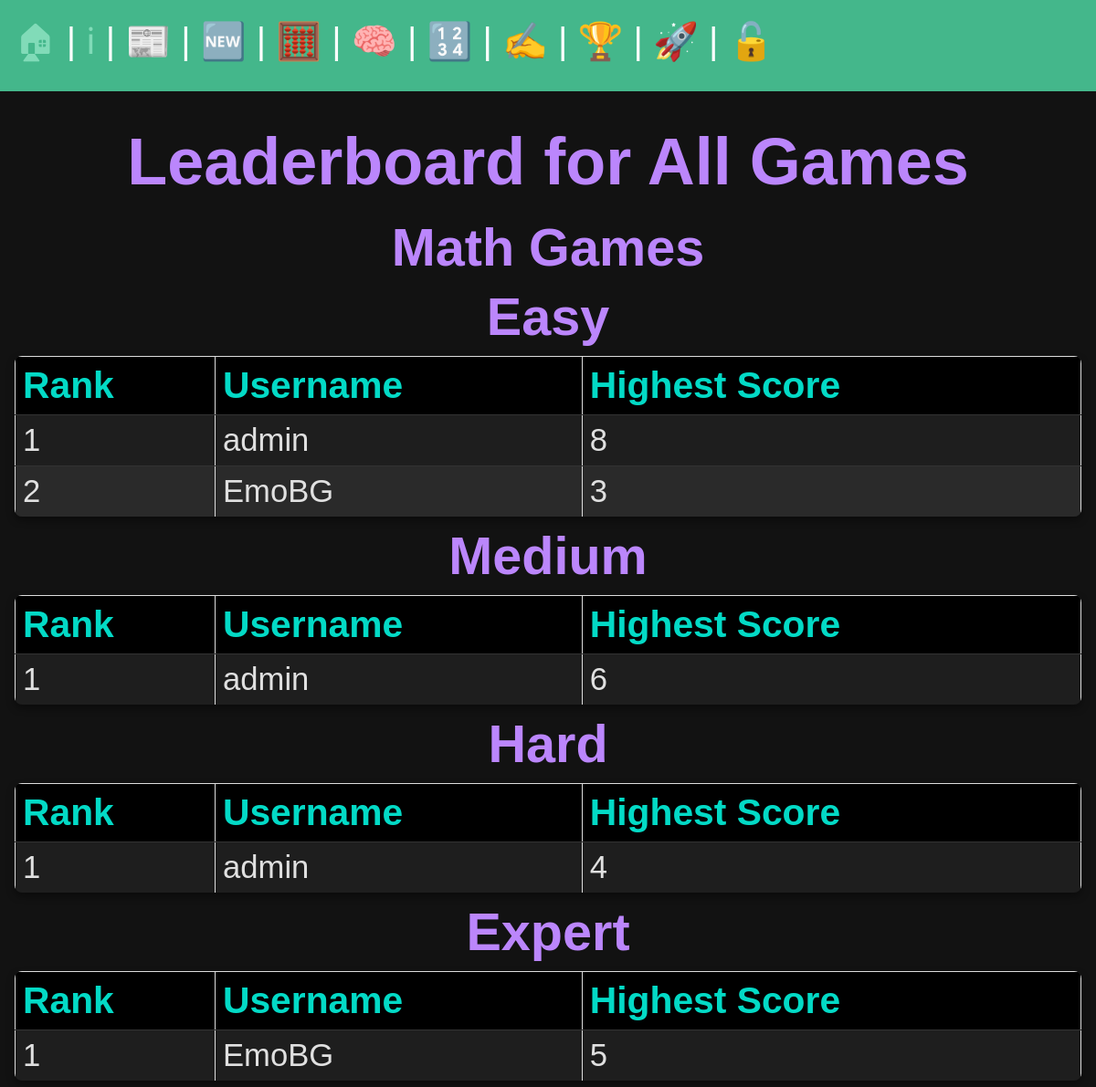
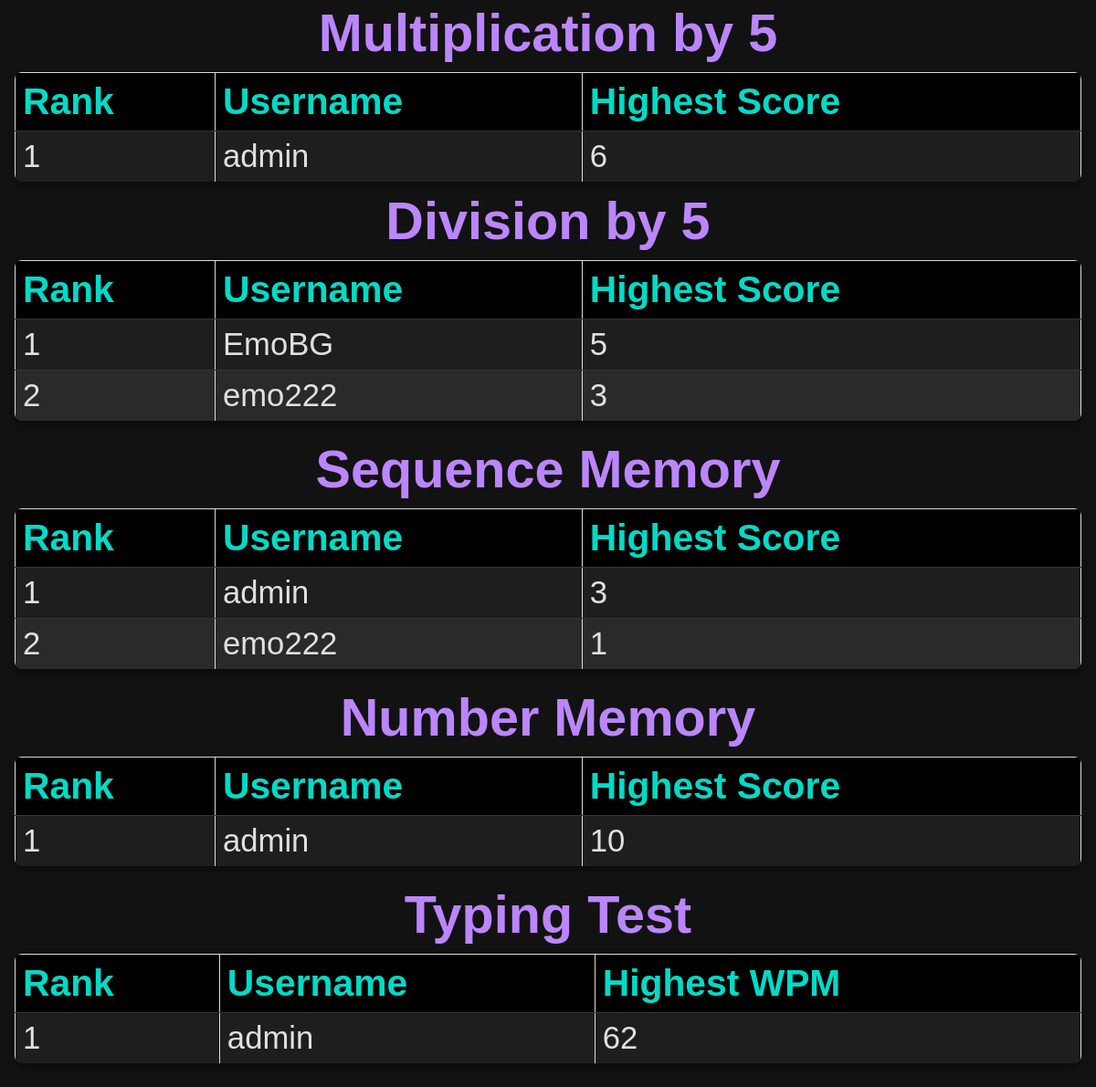
/leaderboards/, run on the app's committed database (2 pictures, top to bottom).
### math_games/models.py (models this page shows, shortened)
class GameScore(models.Model):
    user = models.ForeignKey(User, on_delete=models.CASCADE)
    level = models.ForeignKey(GameLevel, on_delete=models.CASCADE)
    highest_score = models.IntegerField(default=0)
    date = models.DateTimeField(auto_now_add=True)
    class Meta:
        unique_together = ('user', 'level')

### sequence_memory/models.py (models this page shows, shortened)
class GameScoreSequenceMemory(models.Model):
    user = models.OneToOneField(User, on_delete=models.CASCADE)
    highest_score = models.IntegerField(default=0)
    date = models.DateTimeField(default=timezone.now)

### number_memory/models.py (models this page shows, shortened)
class GameScoreNumberMemory(models.Model):
    user = models.ForeignKey(User, on_delete=models.CASCADE)
    score = models.IntegerField()
    date = models.DateTimeField(default=timezone.now)

### typing_test/models.py (models this page shows, shortened)
class TypingTestResult(models.Model):
    user = models.ForeignKey(User, on_delete=models.CASCADE)
    wpm = models.FloatField()
    accuracy = models.FloatField()
    date = models.DateTimeField(auto_now_add=True)

### myproject/views.py (the view)
# urls.py: path('leaderboards/', views.all_leaderboards, name='all_leaderboards'),
def all_leaderboards(request):
    math_game_easy_scores = MathGameScore.objects.filter(level__name='easy').order_by('-highest_score')[:10]
    math_game_medium_scores = MathGameScore.objects.filter(level__name='medium').order_by('-highest_score')[:10]
    math_game_hard_scores = MathGameScore.objects.filter(level__name='hard').order_by('-highest_score')[:10]
    math_game_expert_scores = MathGameScore.objects.filter(level__name='expert').order_by('-highest_score')[:10]
    math_game_multiplication_by_5_scores = MathGameScore.objects.filter(level__name='multiplication_by_5').order_by('-highest_score')[:10]
    math_game_division_by_5_scores = MathGameScore.objects.filter(level__name='division_by_5').order_by('-highest_score')[:10]
    sequence_memory_scores = GameScoreSequenceMemory.objects.order_by('-highest_score')[:10]
    number_memory_scores = GameScoreNumberMemory.objects.order_by('-score')[:10]
    typing_test_scores = TypingTestResult.objects.order_by('-wpm')[:10]
    context = {
        'math_game_easy_scores': math_game_easy_scores,
        'math_game_medium_scores': math_game_medium_scores,
        'math_game_hard_scores': math_game_hard_scores,
        'math_game_expert_scores': math_game_expert_scores,
        'math_game_multiplication_by_5_scores': math_game_multiplication_by_5_scores,
        'math_game_division_by_5_scores': math_game_division_by_5_scores,
        'sequence_memory_scores': sequence_memory_scores,
        'number_memory_scores': number_memory_scores,
        'typing_test_scores': typing_test_scores,
    }
    return render(request, 'all_leaderboards.html', context)

### templates/all_leaderboards.html (shortened to what this page needs)
{% extends "base.html" %}
{% load static %}
{% block extra_css %}
<link rel="stylesheet" href="{% static 'css/all_leaderboards.css' %}">
{% endblock %}
{% block content %}
<div class="leaderboard-container">
    <h2>Leaderboard for All Games</h2>
    <h3>Math Games</h3>
<h4>Easy</h4>
<table>
    <thead>
        <tr>
            <th>Rank</th>
            <th>Username</th>
            <th>Highest Score</th>
        </tr>
    </thead>
    <tbody>
        {% for score in math_game_easy_scores %}
        {% if score.level.name == 'easy' %}
        <tr>
            <td data-label="Rank">{{ forloop.counter }}</td>
            <td data-label="Username">{{ score.user.username }}</td>
            <td data-label="Highest Score">{{ score.highest_score }}</td>
        </tr>
        {% endif %}
        {% empty %}
        <tr>
            <td colspan="3">No scores available.</td>
        </tr>
        {% endfor %}
    </tbody>
</table>
<h4>Medium</h4>
<table>
    <thead>
        <tr>
            <th>Rank</th>
            <th>Username</th>
            <th>Highest Score</th>
        </tr>
    </thead>
    <tbody>
        {% for score in math_game_medium_scores %}
        {% if score.level.name == 'medium' %}
        <tr>
            <td data-label="Rank">{{ forloop.counter }}</td>
            <td data-label="Username">{{ score.user.username }}</td>
            <td data-label="Highest Score">{{ score.highest_score }}</td>
        </tr>
        {% endif %}
        {% empty %}
        <tr>
            <td colspan="3">No scores available.</td>
        </tr>
        {% endfor %}
    </tbody>
</table>
<h4>Hard</h4>
<table>
    <thead>
        <tr>
            <th>Rank</th>
            <th>Username</th>
            <th>Highest Score</th>
        </tr>
    </thead>
    <tbody>
        {% for score in math_game_hard_scores %}
        {% if score.level.name == 'hard' %}
        <tr>
            <td data-label="Rank">{{ forloop.counter }}</td>
            <td data-label="Username">{{ score.user.username }}</td>
            <td data-label="Highest Score">{{ score.highest_score }}</td>
        </tr>
        {% endif %}
        {% empty %}
        <tr>
            <td colspan="3">No scores available.</td>
        </tr>
        {% endfor %}
    </tbody>
</table>
<h4>Expert</h4>
<table>
    <thead>
        <tr>
            <th>Rank</th>
            <th>Username</th>
            <th>Highest Score</th>
        </tr>
    </thead>
    <tbody>
        {% for score in math_game_expert_scores %}
        {% if score.level.name == 'expert' %}
        <tr>
            <td data-label="Rank">{{ forloop.counter }}</td>
            <td data-label="Username">{{ score.user.username }}</td>
            <td data-label="Highest Score">{{ score.highest_score }}</td>
        </tr>
        {% endif %}
        {% empty %}
        <tr>
            <td colspan="3">No scores available.</td>
        </tr>
        {% endfor %}
    </tbody>
</table>
<h4>Multiplication by 5</h4>
<table>
    <thead>
        <tr>
            <th>Rank</th>
            <th>Username</th>
            <th>Highest Score</th>
        </tr>
    </thead>
    <tbody>
        {% for score in math_game_multiplication_by_5_scores %}
        {% if score.level.name == 'multiplication_by_5' %}
        <tr>
            <td data-label="Rank">{{ forloop.counter }}</td>
            <td data-label="Username">{{ score.user.username }}</td>
            <td data-label="Highest Score">{{ score.highest_score }}</td>
        </tr>
        {% endif %}
        {% empty %}
        <tr>
            <td colspan="3">No scores available.</td>
        </tr>
        {% endfor %}
    </tbody>
</table>
<h4>Division by 5</h4>
<table>
    <thead>
        <tr>
            <th>Rank</th>
            <th>Username</th>
            <th>Highest Score</th>
        </tr>
    </thead>
    <tbody>
        {% for score in math_game_division_by_5_scores %}
        {% if score.level.name == 'division_by_5' %}
        <tr>
            <td data-label="Rank">{{ forloop.counter }}</td>
            <td data-label="Username">{{ score.user.username }}</td>
            <td data-label="Highest Score">{{ score.highest_score }}</td>
        </tr>
        {% endif %}
        {% empty %}
        <tr>
            <td colspan="3">No scores available.</td>
        </tr>
        {% endfor %}
    </tbody>
</table>
    <h3>Sequence Memory</h3>
    <table>
        <thead>
            <tr>
                <th>Rank</th>
                <th>Username</th>
                <th>Highest Score</th>
            </tr>
        </thead>
        <tbody>
            {% for score in sequence_memory_scores %}
            <tr>
                <td data-label="Rank">{{ forloop.counter }}</td>
                <td data-label="Username">{{ score.user.username }}</td>
                <td data-label="Highest Score">{{ score.highest_score }}</td>
            </tr>
            {% empty %}
            <tr>
                <td colspan="3">No scores available.</td>
            </tr>
            {% endfor %}
        </tbody>
    </table>
    <h3>Number Memory</h3>
    <table>
        <thead>
            <tr>
                <th>Rank</th>
                <th>Username</th>
                <th>Highest Score</th>
            </tr>
        </thead>
        <tbody>
            {% for score in number_memory_scores %}
            <tr>
                <td data-label="Rank">{{ forloop.counter }}</td>
                <td data-label="Username">{{ score.user.username }}</td>
                <td data-label="Highest Score">{{ score.score }}</td>
            </tr>
            {% empty %}
            <tr>
                <td colspan="3">No scores available.</td>
            </tr>
            {% endfor %}
        </tbody>
    </table>
    <h3>Typing Test</h3>
    <table>
        <thead>
            <tr>
                <th>Rank</th>
                <th>Username</th>
                <th>Highest WPM</th>
            </tr>
        </thead>
        <tbody>
            {% for score in typing_test_scores %}
            <tr>
                <td data-label="Rank">{{ forloop.counter }}</td>
                <td data-label="Username">{{ score.user.username }}</td>
                <td data-label="Highest Score">{{ score.wpm|floatformat:0 }}</td>
            </tr>
            {% empty %}
            <tr>
                <td colspan="3">No scores available.</td>
            </tr>
            {% endfor %}
        </tbody>
    </table>
</div>
{% endblock %}

### static/css/base.css (style rules this page uses)
* { margin: 0; padding: 0; box-sizing: border-box; font-family: 'Arial', sans-serif; }
body { min-height: 100vh; background-color: black; color: whitesmoke; font-size: 3rem; }
h1, h2 { font-size: 2.5rem; }
table { width: 100%; border-collapse: collapse; margin-bottom: 20px; }
th, td { border: 1px solid #ddd; padding: 8px; }
th { background-color: black; color: whitesmoke; text-align: left; }
h3 { margin-top: 20px; }

### static/css/all_leaderboards.css (style rules this page uses)
body { font-family: 'Segoe UI', Tahoma, Geneva, Verdana, sans-serif; background-color: #121212; color: #e0e0e0; margin: 0; padding: 0; }
h2 { text-align: center; font-size: 1.5em; margin-top: 20px; color: #BB86FC; }
h3, h4 { color: #BB86FC; margin-bottom: 10px; text-align: center; font-size: 1.2em; }
table { width: 100%; margin: 10px auto; border-collapse: collapse; background-color: #1E1E1E; box-shadow: 0px 4px 8px rgba(0, 0, 0, 0.4); border-radius: 8px; overflow: hidden; font-size: 0.85em; }
thead { background-color: #333; color: #BB86FC; }
th, td { text-align: left; padding: 8px; border-bottom: 1px solid #333; font-size: 0.85em; }
th { font-size: 1em; color: #03DAC6; }
tr:nth-child(even) { background-color: #2A2A2A; }
tr:last-child td { border-bottom: none; }

### data on the page
GameScore: user.username "admin", highest_score "8"
GameScore: user.username "EmoBG", highest_score "3"
GameScore: user.username "admin", highest_score "6"
GameScore: user.username "admin", highest_score "4"
GameScore: user.username "EmoBG", highest_score "5"
GameScore: user.username "admin", highest_score "6"
GameScore: user.username "EmoBG", highest_score "5"
GameScore: user.username "emo222", highest_score "3"
GameScoreSequenceMemory: user.username "admin", highest_score "3"
GameScoreSequenceMemory: user.username "emo222", highest_score "1"
GameScoreNumberMemory: user.username "admin", score "10"
TypingTestResult: user.username "admin", wpm "62"
